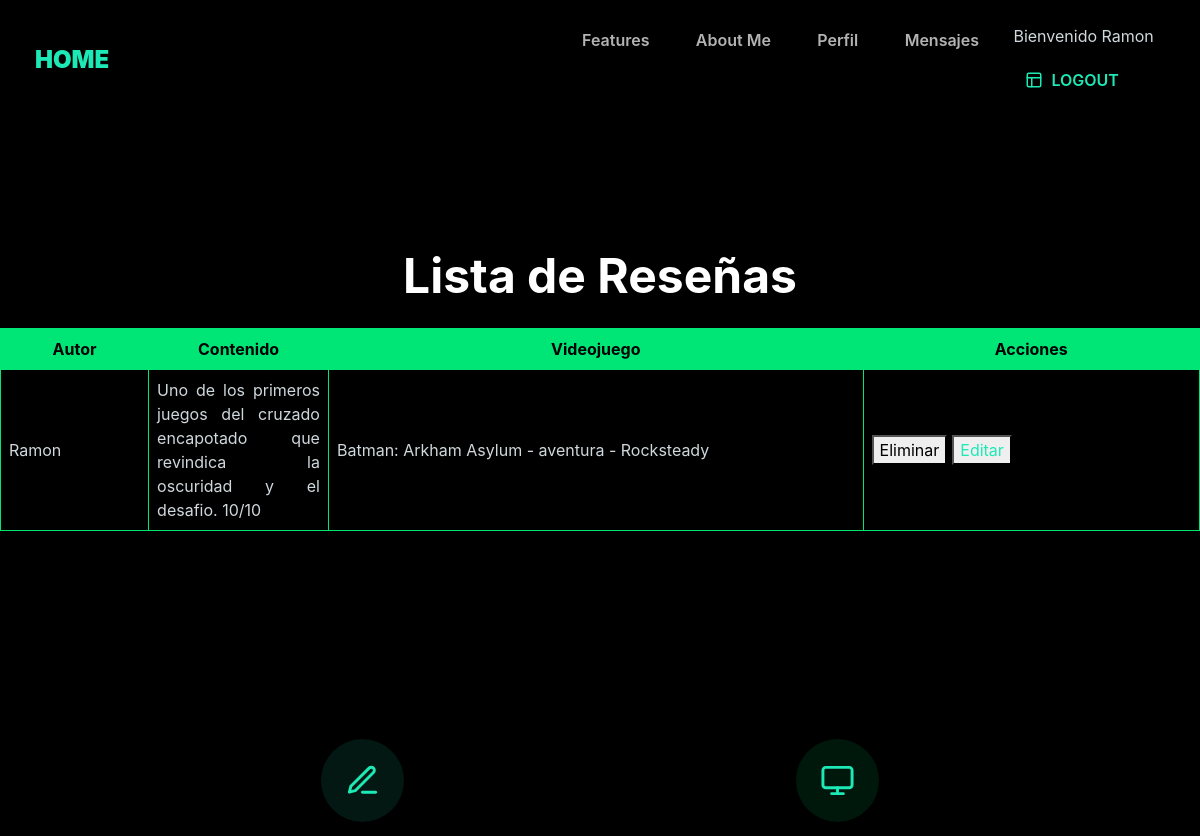
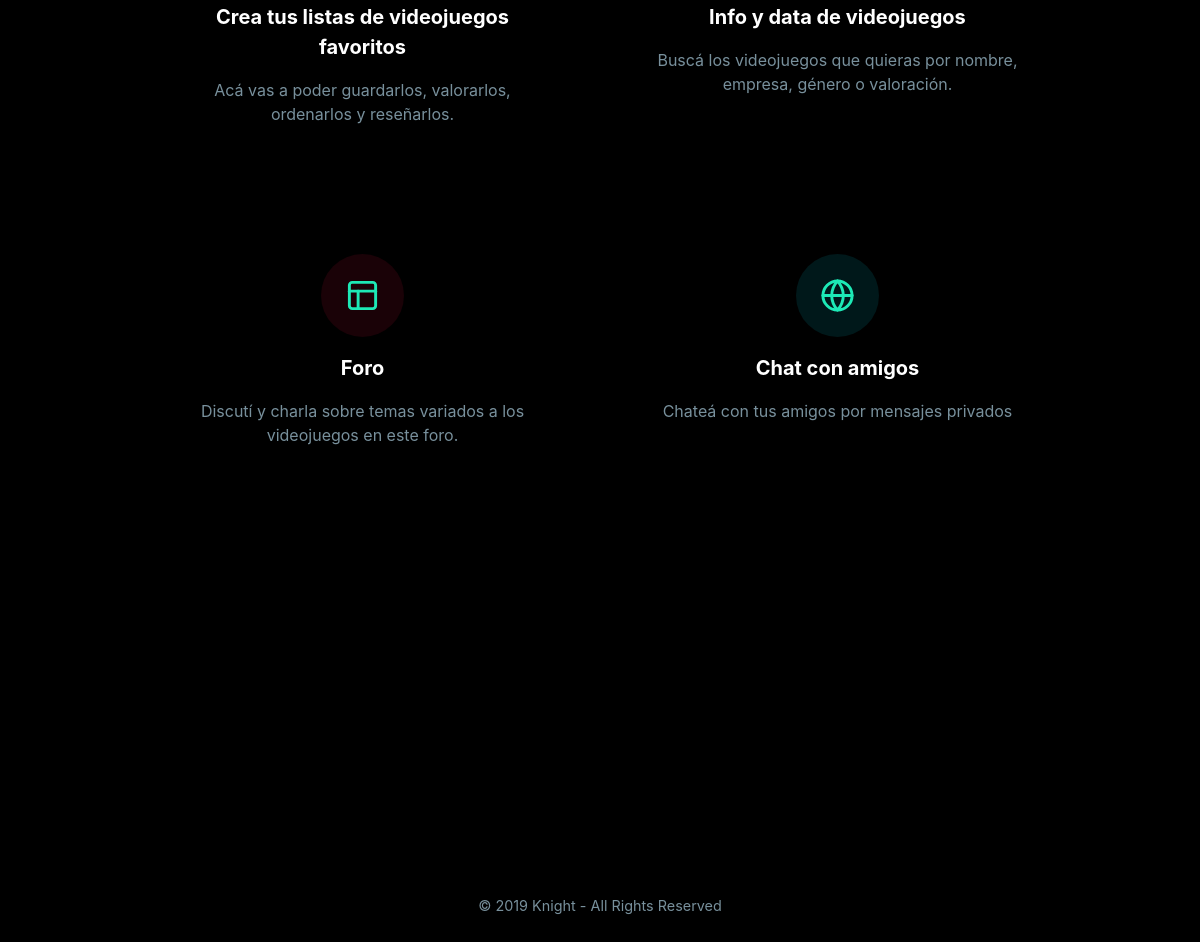
Screenshot of /l-resenas (signed in) with the database file from the repository (2 pictures, top to bottom).
### AppBase/models.py (models this page shows, shortened)
class Resena(models.Model):
    autor = models.ForeignKey(User, on_delete=models.CASCADE)
    contenido = models.TextField()
    videojuego = models.ForeignKey(Videojuego, on_delete=models.CASCADE)

class Videojuego(models.Model):
    nombre = models.CharField(max_length=255)
    fecha_salida = models.DateField()
    genero = models.CharField(max_length=255, choices=GENERO_OPCIONES)
    empresa = models.CharField(max_length=255)
    descripcion = models.TextField()
    valoracion = models.IntegerField(choices=VALORACIONES_OPCIONES, null=False)
    def __str__(self):
        return f"{self.nombre} - {self.genero} - {self.empresa}"

### AppBase/views.py (the view)
# urls.py: path('l-resenas', lista_resenas, name='ListaResenas'),
@login_required
def lista_resenas(request):
    resenas = Resena.objects.all()
    return render(request, 'lista_resenas.html', {'reseñas': resenas})

### AppBase/templates/lista_resenas.html
{% extends 'base.html' %}
{% load static %}
{% block contenidoQCambia %}
    <link rel="stylesheet" type="text/css" href="{% static 'css/lista_resenas.css' %}">
    <h1>Lista de Reseñas</h1>
    <table>
        <thead>
            <tr>
                <th class="columna-autor">Autor</th>
                <th class="columna-contenido">Contenido</th>
                <th class="columna-videojuego">Videojuego</th>
                <th class="columna-acciones">Acciones</th>
            </tr>
        </thead>
        <tbody>
            {% for resena in reseñas %}
                <tr>
                    <td>{{ resena.autor }}</td>
                    <td>{{ resena.contenido }}</td>
                    <td>{{ resena.videojuego }}</td>
                    <td>
                        <div style="display: flex; column-gap: 5px;">
                            <form action="{% url 'EliminarResena' resena.id %}" method="POST">{% csrf_token %}
                                <button type="submit">Eliminar</button>
                            </form>
                            <button>
                                <a href="{% url 'EditarResena' resena.id %}">Editar</a>
                            </button>
                        </div>
                    </td>
                </tr>
            {% endfor %}
        </tbody>
    </table>
{% endblock contenidoQCambia %}

### AppBase/templates/base.html (shortened to what this page needs)
<!doctype html>
<html lang="en">
<head>
    {% load static %}
    <link href="https://rsms.me/inter/inter-ui.css" rel="stylesheet">
    <link rel="stylesheet" href="https://cdnjs.cloudflare.com/ajax/libs/font-awesome/4.7.0/css/font-awesome.min.css">
    <link rel="stylesheet" href="https://cdnjs.cloudflare.com/ajax/libs/slick-carousel/1.8.1/slick.min.css">
    <link rel="stylesheet" href="https://cdnjs.cloudflare.com/ajax/libs/slick-carousel/1.8.1/slick-theme.min.css">
    <link rel="stylesheet" href="{% static 'css/default.css'%}" id="theme-color">
</head>
<body>
<section class="smart-scroll">
    <div class="container-fluid">
        <nav class="navbar navbar-expand-md navbar-dark">
            <a class="navbar-brand heading-black" href="{% url 'Inicio' %}">
                HOME
            </a>
            <div class="collapse navbar-collapse" id="navbarCollapse">
                <ul class="navbar-nav ml-auto">
                    <li class="nav-item">
                        <a class="nav-link page-scroll" href="#features">Features</a>
                    </li>
                    <li class="nav-item">
                        <a class="nav-link page-scroll" href="{% url 'AboutMe' %}">About Me</a>
                    </li>
                    {% if user.is_authenticated %}
                    <li class="nav-item">
                        <a class="nav-link page-scroll" href="{% url 'Perfil' %}">Perfil</a>
                    </li>
                    {% endif %}
                    {% if user.is_authenticated %}
                    <li class="nav-item">
                        <a class="nav-link page-scroll" href="{% url 'AppMensajes:Inbox' %}">Mensajes</a>
                    </li>
                    {% endif %}
                    <li class="nav-item">
                    {% if user.is_authenticated %}
                        <p>Bienvenido {{user.username}}</p>
                        <a class="nav-link page-scroll d-flex flex-row align-items-center text-primary" href="{% url 'Logout' %}">
                            <em data-feather="layout" width="18" height="18" class="mr-2"></em>
                            LOGOUT
                        </a>
                    {% else %}
                        <a class="nav-link page-scroll d-flex flex-row align-items-center text-primary" href="{% url 'Login' %}">
                            <em data-feather="layout" width="18" height="18" class="mr-2"></em>
                            LOGIN
                        </a>
                    {% endif %}
                    </li>
                </ul>
            </div>
        </nav>
    </div>
</section>
{% if user.is_authenticated %}
<br>
<br>
<br>
<br>
<br>
<br>
<br>
<br>
<br>
<br>
{% endif %}
{% block contenidoQCambia %}
{% endblock contenidoQCambia %}
<section class="pt-6 pb-7" id="features">
    <div class="container">
        <div class="row mt-5">
            <div class="col-md-10 mx-auto">
                <div class="row feature-boxes">
                    <div class="col-md-6 box">
                        <div class="icon-box box-primary">
                            <a href="{% url 'ListaVideojuegos' %}">
                                <div class="icon-box-inner">
                                    <span data-feather="edit-3" width="35" height="35"></span>
                                    </div>
                                </div>
                        <h5>Crea tus listas de videojuegos favoritos</h5>
                        <p class="text-muted">Acá vas a poder guardarlos, valorarlos, ordenarlos y reseñarlos.</p>
                    </div>
                    <div class="col-md-6 box">
                        <div class="icon-box box-success">
                            <a href="{% url 'BusquedaVideojuegos' %}">
                                <div class="icon-box-inner">
                                    <span data-feather="monitor" width="35" height="35"></span>
                                </div>
                            </a>
                        </div>
                        <h5>Info y data de videojuegos</h5>
                        <p class="text-muted">Buscá los videojuegos que quieras por nombre, empresa, género o valoración.</p>
                    </div>
                    <div class="col-md-6 box">
                        <div class="icon-box box-danger">
                            <a href="{% url 'Foro' %}">
                                <div class="icon-box-inner">
                                    <span data-feather="layout" width="35" height="35"></span>
                                </div>
                            </a>
                        </div>
                        <h5>Foro</h5>
                        <p class="text-muted">Discutí y charla sobre temas variados a los videojuegos en este foro.</p>
                    </div>
                    <div class="col-md-6 box">
                        <div class="icon-box box-info">
                            <a href="{% url 'AppMensajes:Inbox' %}">
                                <div class="icon-box-inner">
                                    <span data-feather="globe" width="35" height="35"></span>
                                </div>
                            </a>
                        </div>
                        <h5>Chat con amigos</h5>
                        <p class="text-muted">Chateá con tus amigos por mensajes privados</p>
                    </div>
                </div>
            </div>
        </div>
        </div>
</section>
<footer class="py-6">
        <div class="row mt-5">
            <div class="col-12 text-muted text-center small-xl">
                &copy; 2019 Knight - All Rights Reserved
            </div>
        </div>
</footer>
</body>
</html>

### AppBase/static/css/lista_resenas.css (style rules this page uses)
h1 { text-align: center; }
table { border-collapse: collapse; width: 100%; text-align: center; margin-top: 1rem; }
th, td { border: 1px solid #00e676; padding: 8px; }
th { background-color: #00e676; }
td { max-width: 250px; text-align: justify; }
tbody tr td:first-child { text-align: left; }
tbody tr td:nth-child(2), tbody tr td:nth-child(6) { width: 15%; }
tbody tr td:nth-child(3), tbody tr td:nth-child(4) { width: 20 }
.columna-autor, .columna-contenido, .columna-videojuego, .columna-acciones { color: black; }

### rows the page displays
Resena: autor "Ramon", contenido "Uno de los primeros juegos del cruzado encapotado que revindica la oscuridad y el desafio. 10/10", videojuego "Batman: Arkham Asylum - aventura - Rocksteady"

### other values shown
{{ user.username }} "Ramon"
